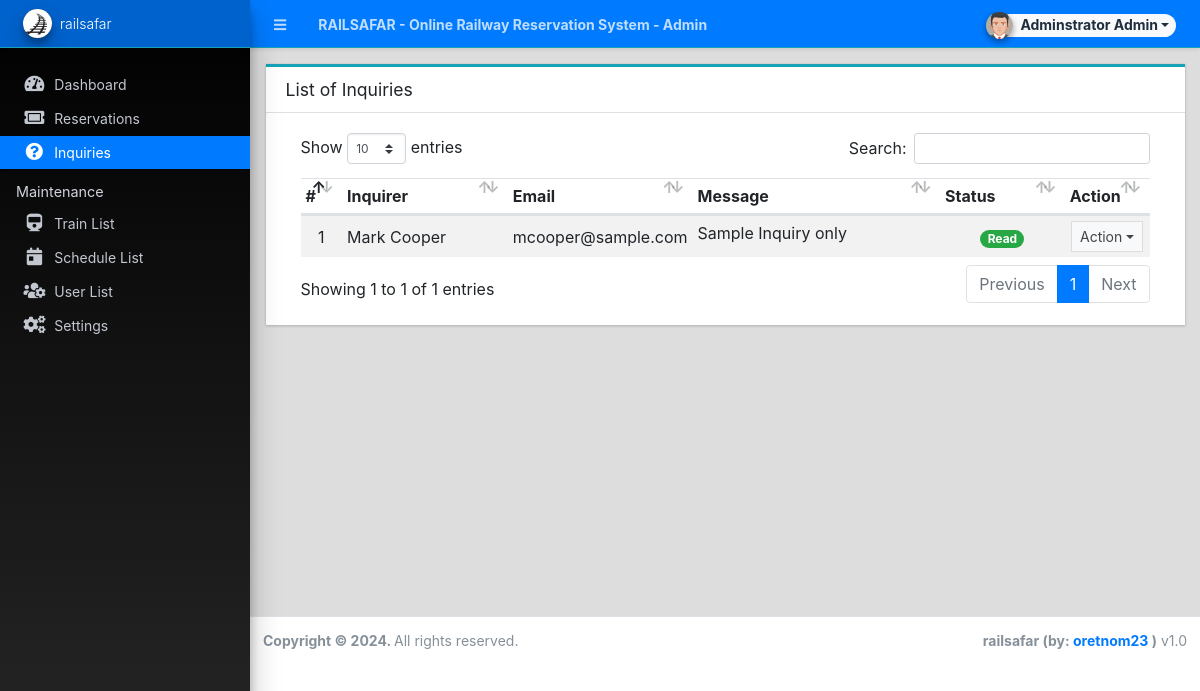
The page /admin/?page=inquiries (signed in) on the database its author committed.
### tables this page shows
CREATE TABLE `message_list` (
  `id` int(30) NOT NULL,
  `fullname` text NOT NULL,
  `contact` text NOT NULL,
  `email` text NOT NULL,
  `message` text NOT NULL,
  `status` tinyint(1) NOT NULL DEFAULT 0,
  `date_created` datetime NOT NULL DEFAULT current_timestamp()
);

### admin/inquiries/index.php (the view, shortened to what this page needs)
<div class="card card-outline card-info rounded-0">
	<div class="card-header">
		<h3 class="card-title">List of Inquiries</h3>
	</div>
	<div class="card-body">
		<div class="container-fluid">
        <div class="container-fluid">
			<table class="table table-hover table-striped">
				<colgroup>
					<col width="5%">
					<col width="20%">
					<col width="20%">
					<col width="30%">
					<col width="15%">
					<col width="10%">
				</colgroup>
				<thead>
					<tr>
						<th>#</th>
						<th>Inquirer</th>
						<th>Email</th>
						<th>Message</th>
						<th>Status</th>
						<th>Action</th>
					</tr>
				</thead>
				<tbody>
					<?php
						$i = 1;
						$qry = $conn->query("SELECT * from `message_list`  order by status asc, unix_timestamp(date_created) desc ");
						while($row = $qry->fetch_assoc()):
					?>
						<tr>
							<td class="text-center"><?php echo $i++; ?></td>
							<td><?php echo ucwords($row['fullname']) ?></td>
							<td><?php echo ($row['email']) ?></td>
							<td class="truncate-1"><?php echo ($row['message']) ?></td>
							<td class="text-center">
								<?php if($row['status'] == 1): ?>
									<span class="badge badge-pill badge-success">Read</span>
								<?php else: ?>
								<span class="badge badge-pill badge-primary">Unread</span>
								<?php endif; ?>
							</td>
							<td align="center">
								 <button type="button" class="btn btn-flat btn-default btn-sm dropdown-toggle dropdown-icon" data-toggle="dropdown">
				                  		Action
				                  </button>
							</td>
						</tr>
					<?php endwhile; ?>
				</tbody>
			</table>
		</div>
		</div>
	</div>
</div>

### rows shown on the page
message_list: fullname "Mark Cooper", email "mcooper@sample.com", message "Sample Inquiry only", status "Read"

### other values the page prints
$_settings->info('name') "RAILSAFAR - Online Railway Reservation System"
$_settings->userdata('firstname').' '.$_settings->userdata('lastname') "Adminstrator Admin"
$_settings->info('short_name') "railsafar"
